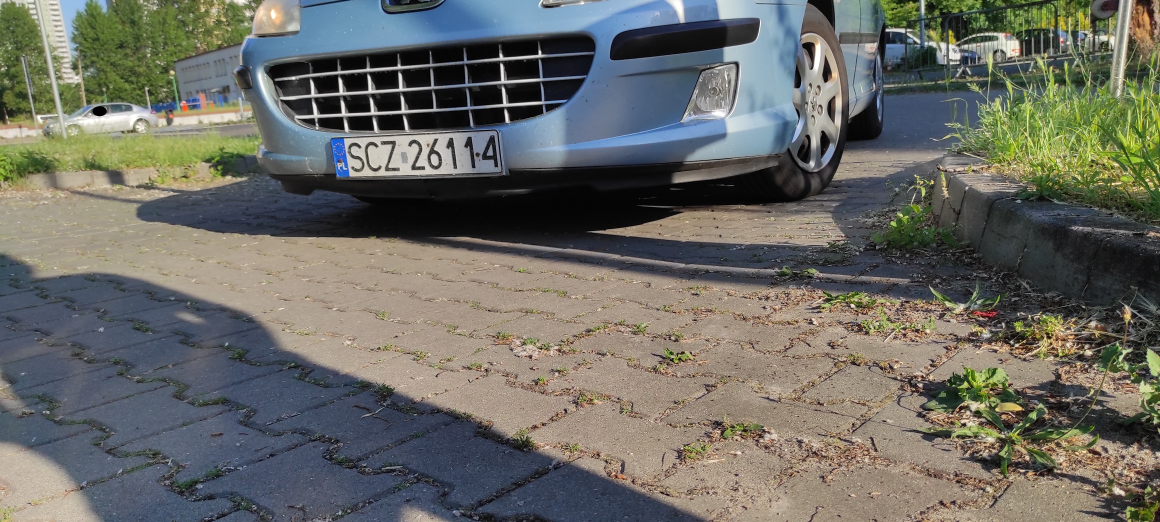
#> input picture data/1.jpg, 4640 x 2088 px, found by its file name (shown at 1/4 size); its folder holds only this picture in this run
$ python -i classical.py   (imports and definitions only)   (older library calls are emulated)
#> lines starting #> are read from the running program, lines starting #| are printed output that depends on the picture; after the words box and inside, x2 and y2 are one past the last pixel; in counts of white or black regions, pixels touching at a corner belong together; pictures that were not available may be replaced by others from this repository, and a replacement may not be noted
from skimage.segmentation import clear_border
from ..utils.helpers import filter_ocr, bb_intersection_over_union, diff_accuracy
import numpy as np
import imutils
import cv2
import os
import easyocr
import xml.etree.ElementTree as ET

# [1 line that did not run here, left out]

iou_mean = 0
acc = 0
diff_acc = 0
resize_x = 1100
resize_y = 550

# load the input image from disk
def main(imgs_path, DEBUG=False):

#> called with imgs_path = '../../data/1.jpg', DEBUG = False
    global iou_mean, acc, diff_acc
    images = os.listdir(imgs_path)

    for image in images:

        img = cv2.imread(os.path.join('data/imgs', image))
#> img is the input picture: shape (2088, 4640, 3); mean B, G, R 100.3, 107.2, 106.9
        img_count = len(images)

        original_height = img.shape[0]
        original_width = img.shape[1]

        img = cv2.resize(img, (resize_x, resize_y))
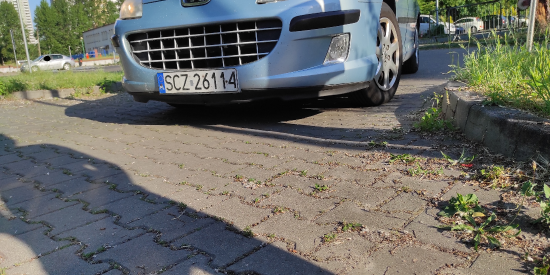
#> img: shape (550, 1100, 3) (shown at 1/2 size); mean B, G, R 100.2, 107.1, 106.8
        gray = cv2.cvtColor(img, cv2.COLOR_BGR2GRAY)
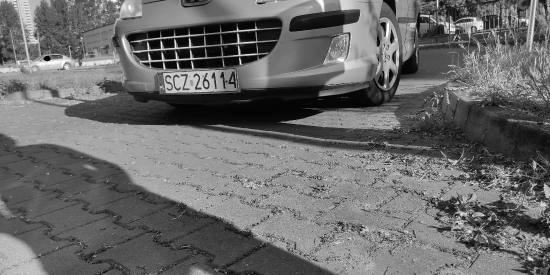
#> gray: shape (550, 1100) (shown at 1/2 size); min 0, max 255, mean 106.2

        # applying morphological operations to locate potential licence plate locations

        kernel = cv2.getStructuringElement(cv2.MORPH_RECT, (19, 5))
        blackhat = cv2.morphologyEx(gray, cv2.MORPH_BLACKHAT, kernel)

        squareKern = cv2.getStructuringElement(cv2.MORPH_RECT, (3, 3))
        light = cv2.morphologyEx(gray, cv2.MORPH_CLOSE, squareKern)
        light = cv2.threshold(light, 0, 255,
            cv2.THRESH_BINARY | cv2.THRESH_OTSU)[1]
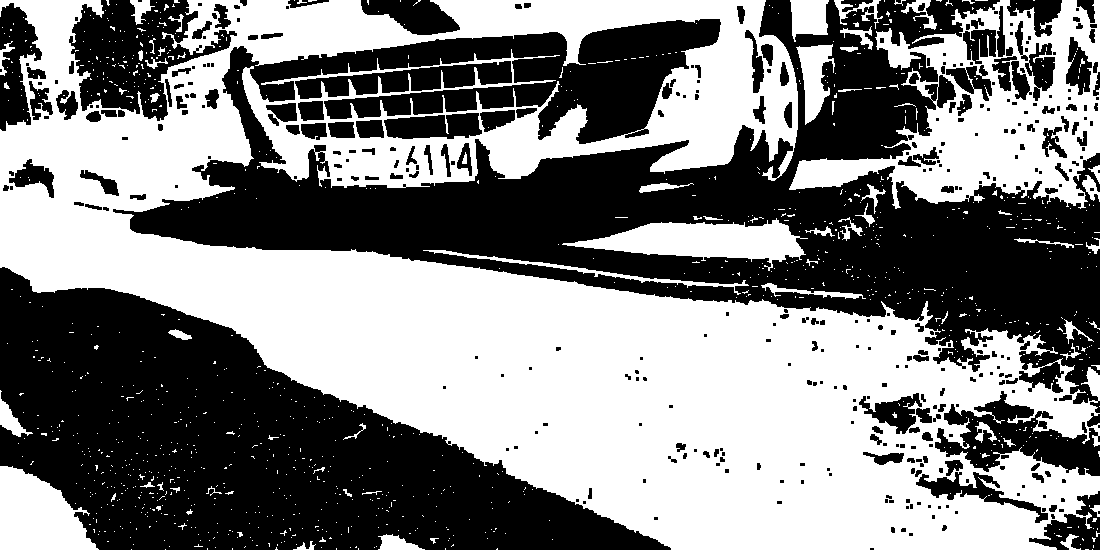
#> light: shape (550, 1100); 50.7% white; 377 black regions (199 under 20 px), largest, box (x1, y1, x2, y2) and area: (113, 0, 1100, 413) 147143, (0, 267, 671, 550) 95990, (69, 0, 237, 121) 10205
        #cv2.imshow("Light", light)

        gradX = cv2.Sobel(blackhat, ddepth=cv2.CV_32F,
            dx=1, dy=0, ksize=-1)
        gradX = np.absolute(gradX)
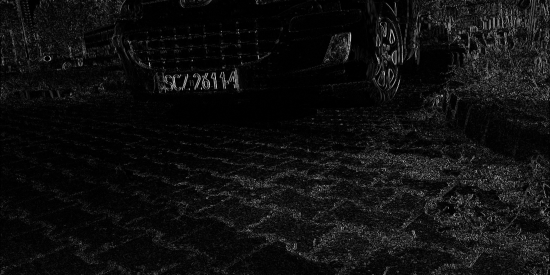
#> gradX: shape (550, 1100) float32 (shown at 1/2 size); min 0, max 3198, mean 198.7; drawn with min black and max white
        (minVal, maxVal) = (np.min(gradX), np.max(gradX))
#> minVal = 0; maxVal = 3198
        gradX = 255 * ((gradX - minVal) / (maxVal - minVal))
        gradX = gradX.astype("uint8")


        gradX = cv2.GaussianBlur(gradX, (5, 5), 0)
        gradX = cv2.morphologyEx(gradX, cv2.MORPH_CLOSE, kernel)
        thresh = cv2.threshold(gradX, 0, 255,
            cv2.THRESH_BINARY | cv2.THRESH_OTSU)[1]
#> thresh: shape (550, 1100); 25.1% white; 256 white regions (176 under 20 px), largest, box (x1, y1, x2, y2) and area: (381, 277, 1100, 550) 77892, (745, 0, 1100, 247) 49677, (308, 136, 484, 186) 5566
        #cv2.imshow('thresh0', thresh)

        thresh = cv2.erode(thresh, None, iterations=2)
#> thresh: shape (550, 1100); 18.7% white; 89 white regions (35 under 20 px), largest, box (x1, y1, x2, y2) and area: (599, 283, 1100, 550) 49364, (748, 0, 1100, 238) 43540, (310, 140, 477, 183) 4630
        #cv2.imshow('thresh1', thresh)
        thresh = cv2.dilate(thresh, None, iterations=5)
#> thresh: shape (550, 1100); 31.4% white; 46 white regions, largest, box (x1, y1, x2, y2) and area: (424, 278, 1100, 550) 100747, (743, 0, 1100, 243) 56174, (305, 135, 482, 188) 6930
        #cv2.imshow('thresh2', thresh)
        thresh = cv2.erode(thresh, None, iterations=5)
#> thresh: shape (550, 1100); 19.5% white; 80 white regions (30 under 20 px), largest, box (x1, y1, x2, y2) and area: (599, 283, 1100, 550) 52648, (748, 0, 1100, 238) 44837, (310, 140, 477, 183) 4630
        #cv2.imshow('thresh3', thresh)
        thresh = cv2.dilate(thresh, None, iterations=8)
#> thresh: shape (550, 1100); 38.1% white; 37 white regions, largest, box (x1, y1, x2, y2) and area: (421, 275, 1100, 550) 122669, (740, 0, 1100, 246) 63147, (211, 63, 485, 191) 12247
        #cv2.imshow('thresh4', thresh)

        thresh_cb = clear_border(thresh)
#> thresh_cb: shape (550, 1100); 4.7% white; 20 white regions, largest, box (x1, y1, x2, y2) and area: (211, 63, 485, 191) 12247, (643, 60, 709, 129) 3625, (118, 83, 196, 145) 3009
        #cv2.imshow("thresh-clear", thresh_cb)

        thresh_bit = cv2.bitwise_and(thresh_cb, thresh_cb, mask=light)
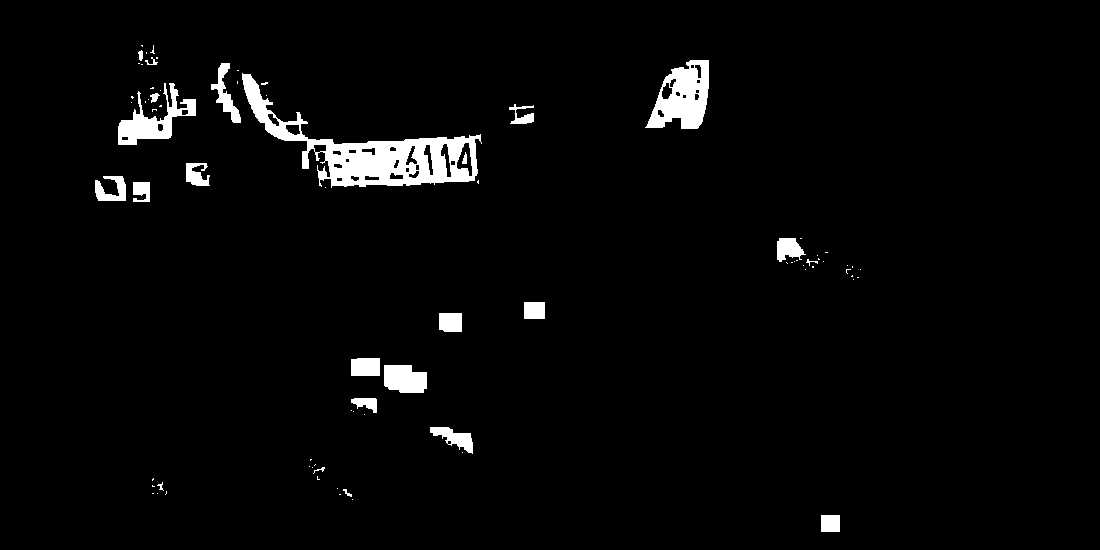
#> thresh_bit: shape (550, 1100); 3% white; 80 white regions (56 under 20 px)
        #cv2.imshow('thresh-bitwise', thresh_bit)


        # getting potential licence plate contours
        cnts = cv2.findContours(thresh_bit.copy(), cv2.RETR_EXTERNAL,
            cv2.CHAIN_APPROX_SIMPLE)
#> cnts = 79 contours, 61 with area under 20; largest, box (x1, y1, x2, y2) and area: (242, 73, 482, 188) 8224, (645, 60, 709, 129) 2844, (118, 83, 196, 145) 1649, (384, 365, 427, 393) 960, (211, 63, 241, 123) 522
        cnts = imutils.grab_contours(cnts)
        cnts = sorted(cnts, key=cv2.contourArea, reverse=True)[:10]
#> cnts = 10 contours; largest, box (x1, y1, x2, y2) and area: (242, 73, 482, 188) 8224, (645, 60, 709, 129) 2844, (118, 83, 196, 145) 1649, (384, 365, 427, 393) 960, (211, 63, 241, 123) 522

        lpCnt = None
        roi = None

        # loop over the license plate candidate contours with bitwise
        for c in cnts:
            (x, y, w, h) = cv2.boundingRect(c)
            ar = w / float(h)

            if ar >= 2 and ar <= 5:
                lpCnt = c
                license_plate = gray[y:y + h, x:x + w]
                roi = cv2.threshold(license_plate, 0, 255,
                    cv2.THRESH_BINARY_INV | cv2.THRESH_OTSU)[1]
                break
#> this loop made 1 pass
#> (x, y, w, h, ar) on pass 1: (242, 73, 240, 115, 2.09)
#> pass 1, in main, `license_plate = gray[y:y + h, x:x + w]`:
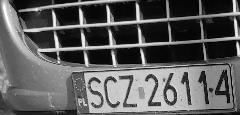
#> license_plate: shape (115, 240); min 0, max 255, mean 92.4

        if roi is None or not roi.any():
            print("License Plate not found!")

        else:
            roi = clear_border(roi)
#> roi: shape (115, 240); 6.3% white; 62 white regions (50 under 20 px), largest, box (x1, y1, x2, y2) and area: (59, 50, 85, 64) 308, (215, 69, 230, 103) 228, (164, 73, 177, 105) 160
            # Resize and erode the image before ocr
            scale_factor = 2.5
            roi = cv2.resize(roi, None, fx=scale_factor, fy=scale_factor, interpolation=cv2.INTER_CUBIC)
#> roi: shape (288, 600)
            roi = cv2.erode(roi, None, iterations=1)
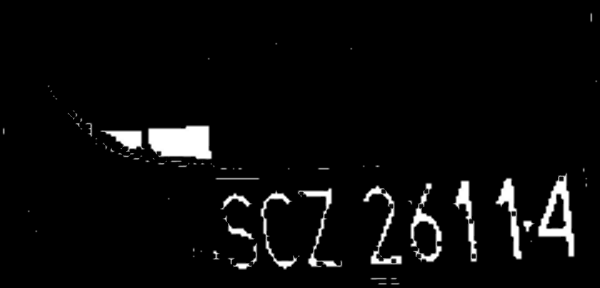
#> roi: shape (288, 600); min 0, max 255, mean 10.4

#> (the run stopped early here; a loop or call above may not have finished)

$ run again, on data/100.jpg
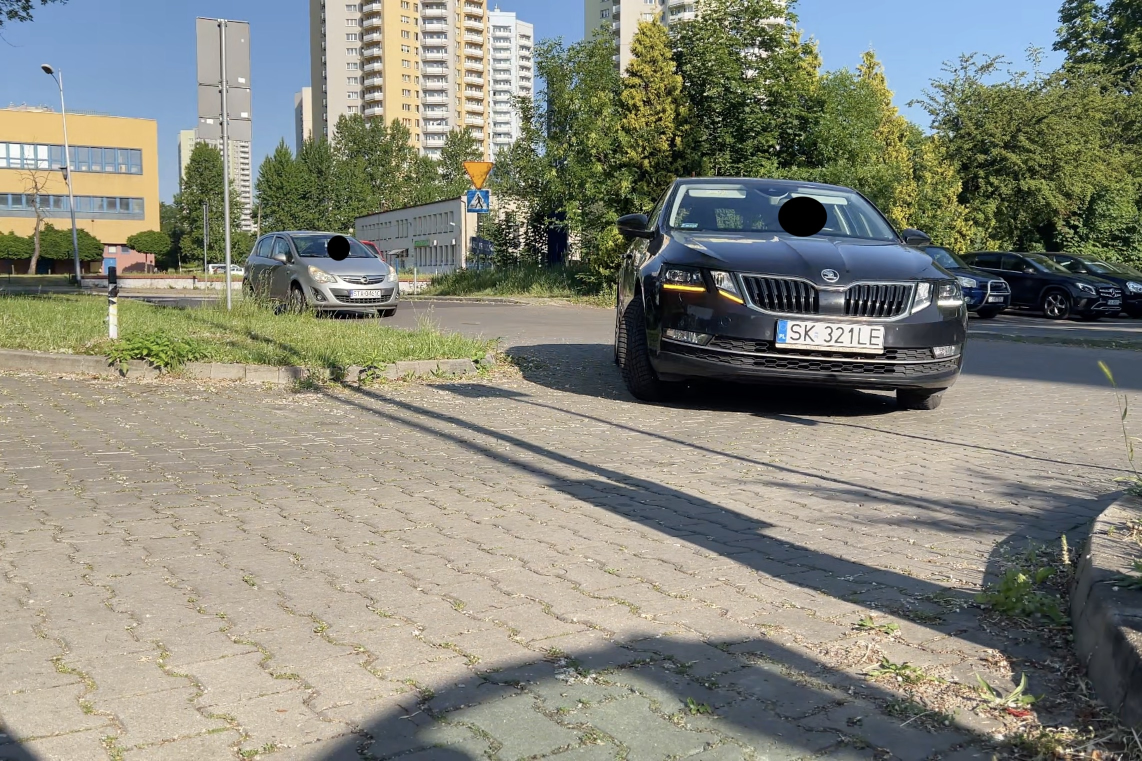
#> input picture data/100.jpg, 2284 x 1522 px, found by its file name (shown at 1/2 size)
#> in main, img is the input picture: shape (1522, 2284, 3); mean B, G, R 123.5, 135.6, 135.1
#> img: shape (550, 1100, 3)
#> in main, `light = cv2.threshold(light, 0, 255, cv2.THRESH_BINARY | cv2.THRESH_OT..`:
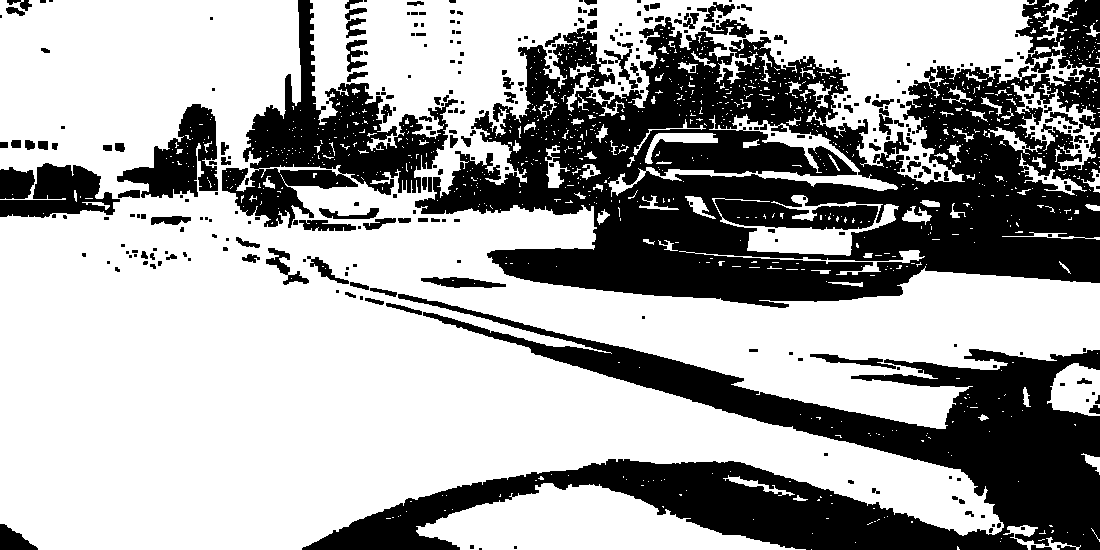
#> light: shape (550, 1100); 64.7% white; 354 black regions (215 under 20 px), largest, box (x1, y1, x2, y2) and area: (415, 0, 1100, 308) 109124, (302, 294, 1100, 550) 64188, (222, 0, 458, 228) 17047
#> minVal = 0; maxVal = 3539
#> thresh_cb: shape (550, 1100); 2.3% white; 20 white regions, largest, box (x1, y1, x2, y2) and area: (537, 477, 588, 518) 1462, (630, 500, 682, 534) 1310, (1014, 388, 1058, 416) 1021
#> thresh_bit: shape (550, 1100); 1.4% white; 40 white regions (19 under 20 px)
#> in main, `cnts = cv2.findContours(thresh_bit.copy(), cv2.RETR_EXTERNAL, cv2.CHAI..`: cnts = 40 contours, 20 with area under 20; largest, box (x1, y1, x2, y2) and area: (537, 483, 588, 518) 1016, (549, 524, 598, 546) 910, (630, 504, 682, 534) 846, (93, 137, 132, 157) 698, (905, 409, 948, 429) 574
#> in main, `cnts = sorted(cnts, key=cv2.contourArea, reverse=True)[:10]`: cnts = 10 contours; largest, box (x1, y1, x2, y2) and area: (537, 483, 588, 518) 1016, (549, 524, 598, 546) 910, (630, 504, 682, 534) 846, (93, 137, 132, 157) 698, (905, 409, 948, 429) 574
#> the loop in main, `for c in cnts:` made 2 passes
#> (x, y, w, h, ar) on passes 1 to 2: (537, 483, 51, 35, 1.46), (549, 524, 49, 22, 2.23)
#> in main, `roi = cv2.erode(roi, None, iterations=1)`:
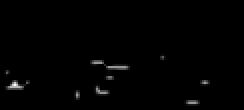
#> roi: shape (55, 122) (shown 2 times larger); min 0, max 255, mean 2

$ run again, on data/101.jpg
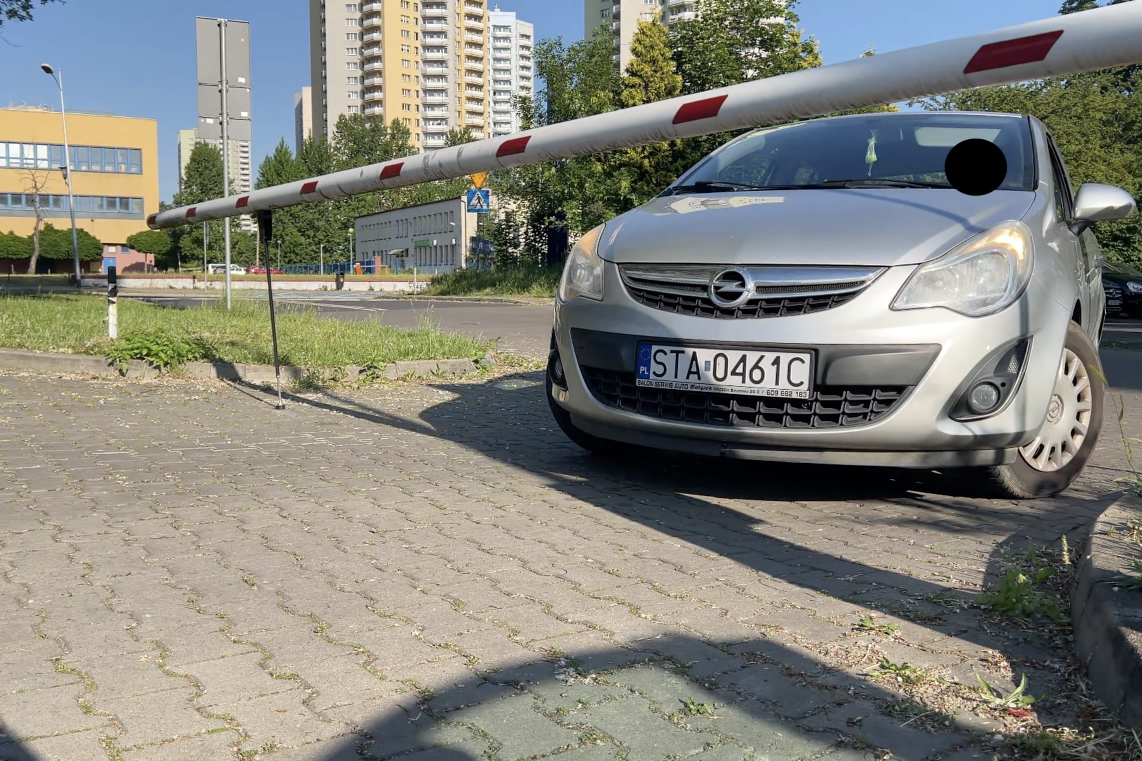
#> input picture data/101.jpg, 2284 x 1522 px, found by its file name (shown at 1/2 size)
#> in main, img is the input picture: shape (1522, 2284, 3); mean B, G, R 124.1, 132.2, 132.1
#> img: shape (550, 1100, 3)
#> in main, `light = cv2.threshold(light, 0, 255, cv2.THRESH_BINARY | cv2.THRESH_OT..`:
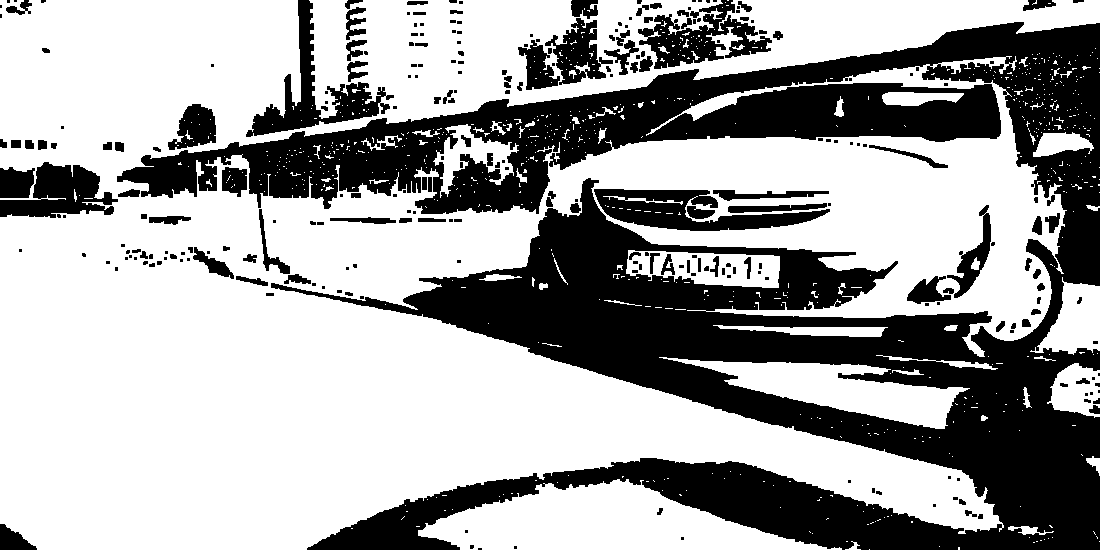
#> light: shape (550, 1100); 64.4% white; 268 black regions (140 under 20 px), largest, box (x1, y1, x2, y2) and area: (117, 22, 1100, 550) 177881, (594, 189, 830, 231) 4800, (246, 0, 394, 137) 4636
#> minVal = 0; maxVal = 3326
#> thresh_cb: shape (550, 1100); 5.3% white; 21 white regions, largest, box (x1, y1, x2, y2) and area: (608, 246, 887, 315) 12740, (513, 463, 593, 524) 3047, (813, 185, 893, 231) 2465
#> thresh_bit: shape (550, 1100); 3.4% white; 67 white regions (38 under 20 px)
#> in main, `cnts = cv2.findContours(thresh_bit.copy(), cv2.RETR_EXTERNAL, cv2.CHAI..`: cnts = 67 contours, 41 with area under 20; largest, box (x1, y1, x2, y2) and area: (626, 250, 780, 288) 4222, (813, 185, 893, 231) 2162, (596, 491, 696, 534) 2145, (513, 483, 593, 524) 1954, (392, 446, 469, 491) 1646
#> in main, `cnts = sorted(cnts, key=cv2.contourArea, reverse=True)[:10]`: cnts = 10 contours; largest, box (x1, y1, x2, y2) and area: (626, 250, 780, 288) 4222, (813, 185, 893, 231) 2162, (596, 491, 696, 534) 2145, (513, 483, 593, 524) 1954, (392, 446, 469, 491) 1646
#> the loop in main, `for c in cnts:` made 1 pass
#> (x, y, w, h, ar) on pass 1: (626, 250, 154, 38, 4.05)
#> in main, `roi = cv2.erode(roi, None, iterations=1)`:
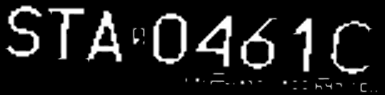
#> roi: shape (95, 385); min 0, max 255, mean 28.4
